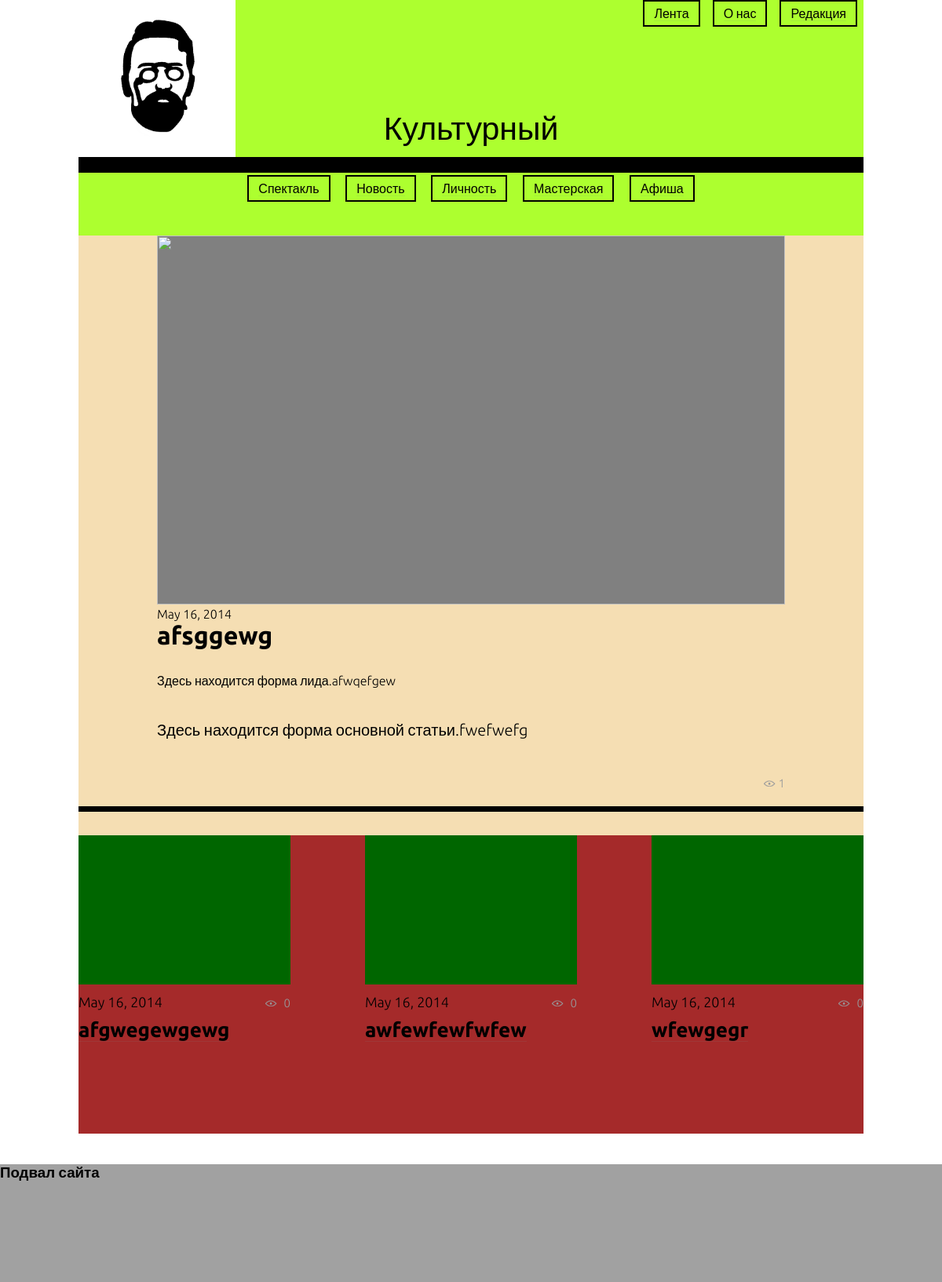
/item/1, run on an earlier commit of the app's database.
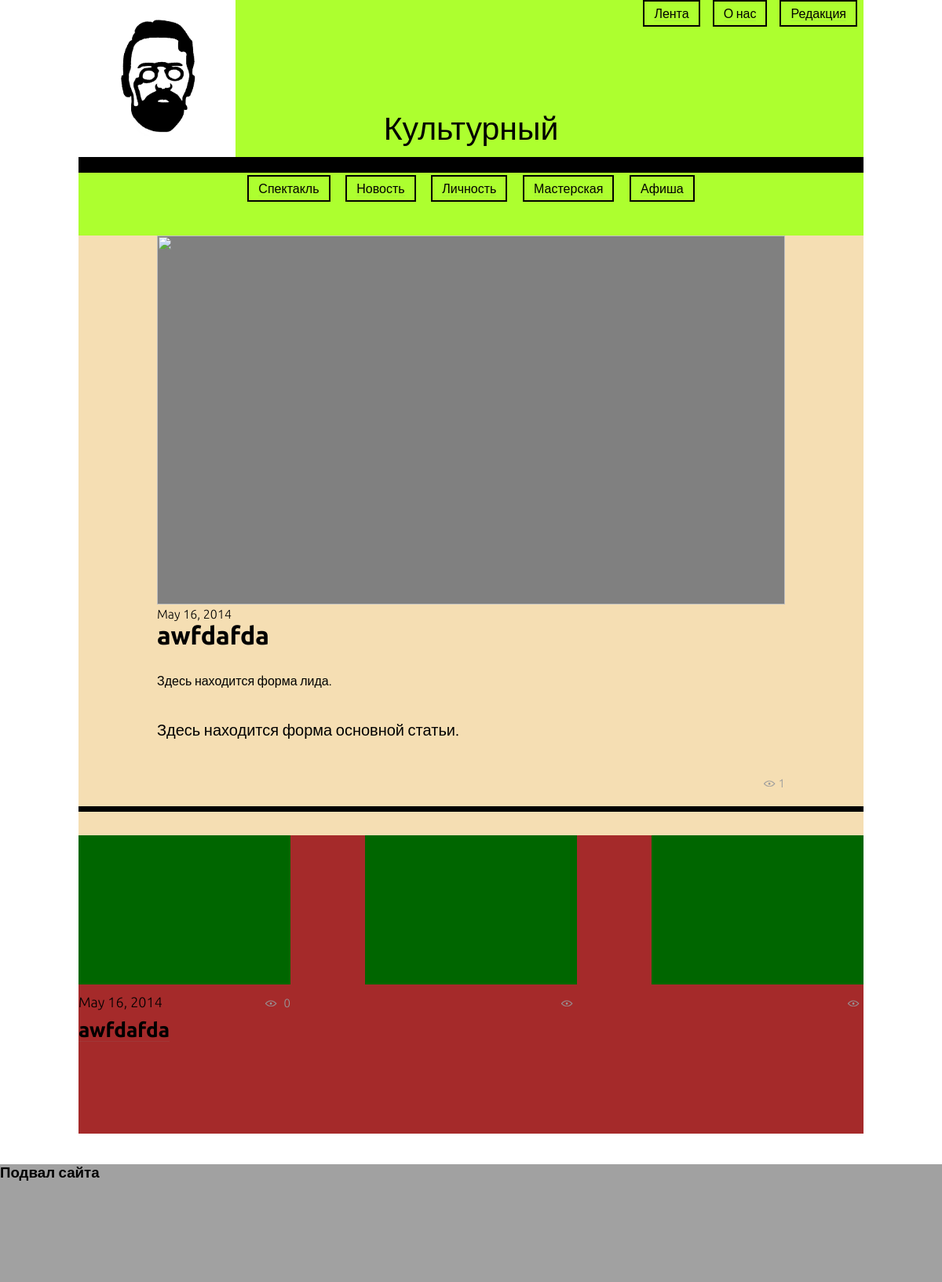
And on a later commit of the database.
### blog_app/models.py (models this page shows)
class New(models.Model):
    date = models.DateField(auto_now=True)
    pic_url = models.CharField(max_length=100)
    new_type = models.PositiveIntegerField()
    name = models.TextField()
    lid = models.TextField()
    html = models.TextField()
    cviews = models.PositiveIntegerField( default=0 )
    ccomments = models.PositiveIntegerField( default=0 )
    authors = models.TextField()

### blog_app/views.py (the view, shortened to what this page needs)
# urls.py: url(r'^item/(?P<item_id>\d+)', item),
def item(request, item_id):
	html_code = ""
	u = New.objects.get(id=item_id)
	u.cviews += 1
	u.save()
	record = {
			'id': u.id,
			'date': u.date,
			'type': u.new_type,
			'body': u.html,
			'title': u.name,
			'info': u.lid,
			'lid': u.lid,
			'views': u.cviews,
			'comments': u.ccomments,
	}
	rcds = New.objects.all()[:4]
	j = 1
	for i in rcds:
		if u.id == i.id: continue
		record.update({
			'id_'+str(j): i.id,
			'date_'+str(j): i.date,
			'type_'+str(j): i.new_type,
			'title_'+str(j): i.name,
			'info_'+str(j): i.lid,
			'lid_'+str(j): i.lid,
			'views_'+str(j): i.cviews,
			'comments_'+str(j): i.ccomments,
		})
		j += 1
	html_code += render_to_string('blog_app/header.html', record)
	html_code += render_to_string('pages/item.html', record)
	html_code += render_to_string('blog_app/footer.html', record)
	return HttpResponse(html_code)

### templates/blog_app/header.html (shortened to what this page needs)
<!DOCTYPE HTML>
{% load static %}
<html>
    <head>
        <link rel="stylesheet" type="text/css" href="{% static "css/header.css" %}">
        <link rel="stylesheet" type="text/css" href="{% static "css/main_style.css" %}">
        <link rel="stylesheet" type="text/css" href="{% static "css/footer.css" %}">
        <link rel="stylesheet" type="text/css" href="{% static "css/item_page.css" %}">
    </head>
<body>
    <div id="stuff">
       <div id = "header">
            <div id="top_header">
                <div id="header_pic"><img src="{% static "pics/CHEKHOV.jpg" %}"/></div>
                <div id="nav_div">
                    <nav id="main-nav"><ul><li><a href="/feed/">Лента</a></li><li><a href="/about/">О нас</a></li><li><a href="/redaction/">Редакция</a></li></ul>
                    </nav>
            </div>
                <span>Культурный</span>
            </div>
            <div id="bot_header">
                <div id="wrapper"></div>
                <div id="div_filter">
                <nav id="nav">
                    <ul>
                        <li>
                            <a href="index.html">Спектакль</a>
                        </li>
                        <li><a href="#">Новость</a></li>
                        <li>
                            <a href="#">Личность</a>
                        </li>
                        <li><a href="">Мастерская</a></li>
                        <li><a href="">Афиша</a></li>
                    </ul>
                    </nav>
                </div>
            </div>
       </div>

### templates/pages/item.html (shortened to what this page needs)
{% load static %}
<div id="main">
<img src="" id="main_photo"/>
<div id="item_date">{{ date }}</div>
<div id="title">{{ title }}</div>
<div id="info">{{ info|safe }}</div>
<div id="item_body">
    {{ body|safe }}
</div>
<div id="item_footer">
    <div id="looks"><img src="{% static "pics/eye.png" %}" id="looks_pic"/> <span>{{ views }}</span></div>
</div>
</div>
<div id="item_wrapper"></div>
<div id="item_container">
    <div class="foot_new">
        <div class="foot_pic"></div>
        <div class="foot_tag">
            <span>{{ date_1 }}</span>
            <div class="foot_views">
                <img class="foot_eye" src="{% static "pics/eye.png" %}"/>
                {{views_1}}
            </div>
        </div>
        <div class="foot_title"><a href="/item/{{ id_1 }}">{{ title_1 }}</a></div>
    </div>
    <div class="foot_new">
        <div class="foot_pic"></div>
        <div class="foot_tag">
            <span>{{date_2}}</span>
            <div class="foot_views">
                    <img class="foot_eye" src="{% static "pics/eye.png" %}"/>
                {{views_2}}
            </div>
        </div>
        <div class="foot_title"><a href="/item/{{ id_2 }}">{{ title_2 }}</a></div>
    </div>
    <div class="foot_new">
        <div class="foot_pic"></div>
        <div class="foot_tag">
            <span>{{date_3}}</span>
            <div class="foot_views">
                <img class="foot_eye" src="{% static "pics/eye.png" %}"/>
            {{views_3}}
        </div>
    </div>
        <div class="foot_title"><a href="/item/{{ id_3 }}">{{ title_3 }}</a></div>
    </div>
</div>

What changed in the data, as far as the page shows it:
removed New: date "May 16, 2014", name "awfewfewfwfew"
removed New: date "May 16, 2014", name "wfewgegr"
changed New: name "afsggewg" → "awfdafda"; lid "Здесь находится форма лида.afwqefgew" → "Здесь находится форма лида."; html "Здесь находится форма основной статьи.fwefwefg" → "Здесь находится форма основной статьи."
changed New (number 2 of 2 on the later page): name "afgwegewgewg" → "awfdafda"
Also different on the page:
{{ views_2 }}: "0" → (not shown)
{{ views_3 }}: "0" → (not shown)
